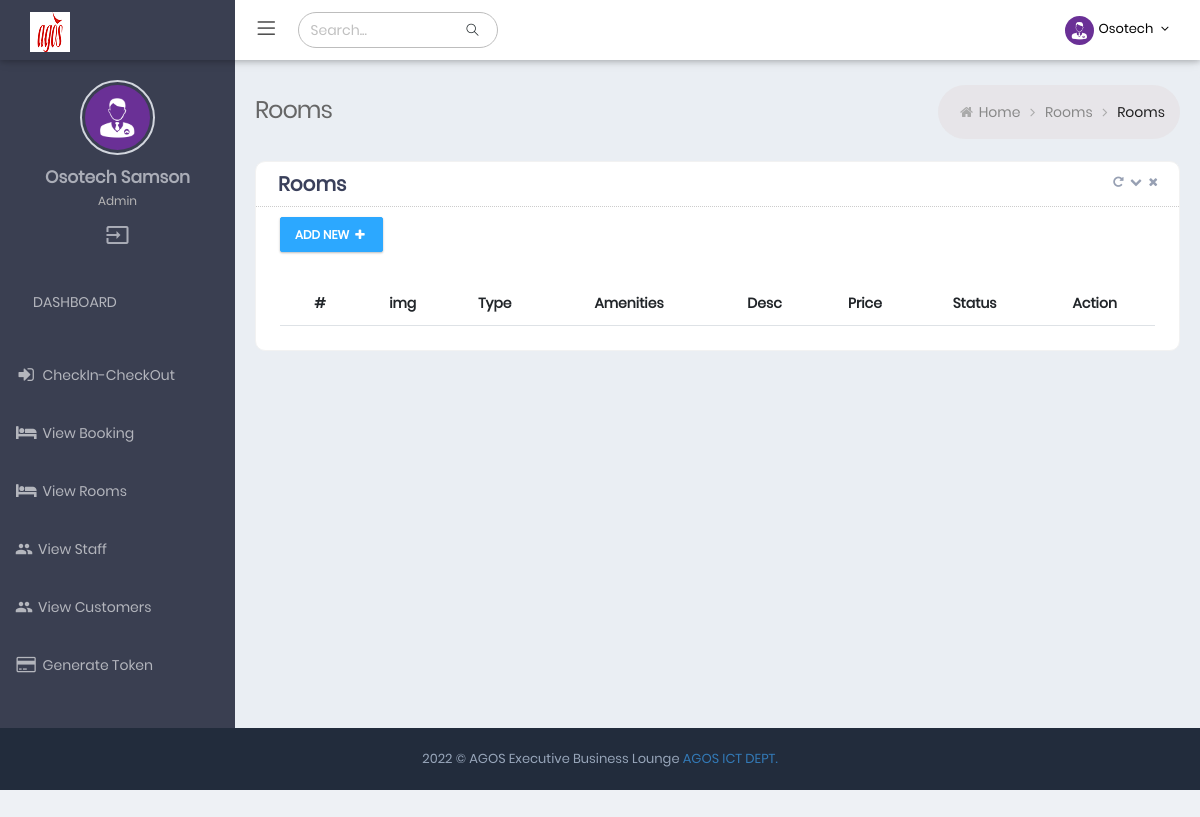
Page /rooms (signed in) on the committed database.
### tables this page shows
CREATE TABLE IF NOT EXISTS `admin_tbl` (
  `id` int(11) NOT NULL AUTO_INCREMENT,
  `username` varchar(50) DEFAULT NULL,
  `email` varchar(255) DEFAULT NULL,
  `password` varchar(255) DEFAULT NULL,
  `fullname` varchar(255) DEFAULT NULL,
  `role_type` varchar(50) NOT NULL DEFAULT 'Admin',
  `status` tinyint(1) NOT NULL DEFAULT 0 COMMENT '0= not active, 1=active',
  `verified` tinyint(1) NOT NULL DEFAULT 0 COMMENT '0=not verified, 1= verified',
  `is_online` tinyint(1) NOT NULL DEFAULT 0 COMMENT '0=offline, 1=online',
  `created_at` date NOT NULL,
  PRIMARY KEY (`id`)
);

### Helper/helper.php (called while the page is built, shortened)
<?php
$Database = new Database();
$dbh = $Database->osotech_connect();
$Alert = new Alert();
$Core = new Core($dbh, $Alert);
$Admin = new Admin($dbh, $Core, $Alert);
$Admin->isAdminLoggedIn();
$admin_data = $Admin->getAdminById($_SESSION['AGOS_ADMIN_UNIQUE_ID']);

### App/Controller/Admin.php (called while the page is built, shortened)
<?php
class Admin
{
  private PDO $dbh;
  private $table = "admin_tbl";
  public function __construct($dbh, $Core, $Alert)
  {
    $this->dbh = $dbh;
  }
  public function getAdminById($aid)
  {
    $sql = "SELECT * FROM `{$this->table}` WHERE id=? LIMIT 1";
    $this->stmt = $this->dbh->prepare($sql);
    $this->response = $this->stmt->execute([$aid]);
    if ($this->stmt->rowCount() == '1') {
      $this->response = $this->stmt->fetch();
      return $this->response;
      $this->dbh = null;
    }
  }
}

### rooms.php (the view, shortened to what this page needs)
<?php
require_once "Helper/helper.php";
?>
<!DOCTYPE html>
<html lang="en">
<head>
  <?php include_once("Inc/DatatableHeaderScript.php"); ?>
</head>
<body
  class="page-header-fixed sidemenu-closed-hidelogo page-content-white page-md header-white dark-sidebar-color logo-dark">
  <div class="page-wrapper">
    <?php include_once "Inc/Header.php" ?>
    <div class="page-container">
      <?php include_once "Inc/TopSidebar.php"; ?>
      <div class="page-content-wrapper">
        <div class="page-content">
          <div class="page-bar">
            <div class="page-title-breadcrumb">
              <div class=" pull-left">
                <div class="page-title">Rooms</div>
              </div>
              <ol class="breadcrumb page-breadcrumb pull-right">
                <li><i class="fa fa-home"></i>&nbsp;<a class="parent-item" href="./">Home</a>&nbsp;<i
                    class="fa fa-angle-right"></i>
                </li>
                <li><a class="parent-item" href="#">Rooms</a>&nbsp;<i class="fa fa-angle-right"></i>
                </li>
                <li class="active"> Rooms</li>
              </ol>
            </div>
          </div>
          <div class="row">
            <div class="col-md-12">
              <div class="card card-box">
                <div class="card-head">
                  <header> Rooms</header>
                  <div class="tools">
                    <a class="fa fa-repeat btn-color box-refresh" href="javascript:;"></a>
                    <a class="t-collapse btn-color fa fa-chevron-down" href="javascript:;"></a>
                    <a class="t-close btn-color fa fa-times" href="javascript:;"></a>
                  </div>
                </div>
                <div class="card-body ">
                  <div class="row p-b-20">
                    <div class="col-md-6 col-sm-6 col-6">
                      <div class="btn-group">
                        <a href="add-room" id="addRow" class="btn btn-info">
                          Add New <i class="fa fa-plus"></i>
                        </a>
                      </div>
                    </div>
                  </div>
                  <div class="table-scrollable">
                    <table class="table table-hover table-checkable order-column full-width" id="example4">
                      <thead>
                        <tr>
                          <th class="center"> # </th>
                          <th class="center"> img </th>
                          <th class="center"> Type </th>
                          <th class="center">Amenities </th>
                          <th class="center"> Desc </th>
                          <th class="center"> Price </th>
                          <th class="center"> Status </th>
                          <th class="center"> Action </th>
                        </tr>
                      </thead>
                    </table>
                  </div>
                </div>
              </div>
            </div>
          </div>
        </div>
      </div>
    </div>
    <?php include_once "Inc/Footer.php"; ?>
  </div>
</body>
</html>

### Inc/TopMenuBar.php (shortened to what this page needs)
<div class="top-menu">
  <ul class="nav navbar-nav pull-right">
    <li class="dropdown dropdown-user">
      <a href="javascript:;" class="dropdown-toggle" data-bs-toggle="dropdown" data-hover="dropdown"
        data-close-others="true">
        <img alt="" class="img-circle " src="assets/img/user-image.jpg" />
        <span class="username username-hide-on-mobile"> <?php echo ucfirst($admin_data->username); ?> </span>
        <i class="fa fa-angle-down"></i>
      </a>
    </li>
  </ul>
</div>

### Inc/TopSidebar.php (shortened to what this page needs)
<div class="sidebar-container">
  <div class="sidemenu-container navbar-collapse collapse fixed-menu">
    <div id="remove-scroll">
      <ul class="sidemenu page-header-fixed p-t-20" data-keep-expanded="false" data-auto-scroll="true"
        data-slide-speed="200">
        <li class="sidebar-user-panel">
          <div class="user-panel">
            <div class="row">
              <div class="sidebar-userpic">
                <img src="assets/img/user-image.jpg" class="img-responsive" alt="">
              </div>
            </div>
            <div class="profile-usertitle">
              <div class="sidebar-userpic-name"> <?php echo ucfirst($admin_data->fullname); ?> </div>
              <div class="profile-usertitle-job"> <?php echo ucfirst($admin_data->role_type); ?> </div>
            </div>
            <div class="sidebar-userpic-btn">
              <a class="tooltips" onclick="return confirm('Do you really want to Sign Out?');"
                href="logout?action=destroy_admin_session" data-placement="top" data-original-title="Logout">
                <i class="material-icons">input</i>
              </a>
            </div>
          </div>
        </li>
        <li class="menu-heading">
          <a href="./" class="nav-link ">
            <span class="text-center">DASHBOARD</span>
          </a>
        </li>
        <li class="nav-item">
          <a href="checkin" class="nav-link ">
            <i class="fa fa-sign-in"></i>
            <span class="title">CheckIn-CheckOut</span>
          </a>
        </li>
        <li class="nav-item">
          <a href="view-booking-list" class="nav-link ">
            <i class="fa fa-bed"></i>
            <span class="title">View Booking</span>
          </a>
        </li>
        <li class="nav-item">
          <a href="rooms" class="nav-link ">
            <i class="fa fa-bed"></i>
            <span class="title">View Rooms</span>
          </a>
        </li>
        <li class="nav-item">
          <a href="view-manager" class="nav-link ">
            <i class="material-icons">group</i>
            <span class="title">View Staff</span>
          </a>
        </li>
        <li class="nav-item">
          <a href="view-customer" class="nav-link ">
            <i class="material-icons">group</i>
            <span class="title">View Customers</span>
          </a>
        </li>
        <li class="nav-item">
          <a href="generate" class="nav-link ">
            <i class="fa fa-credit-card" aria-hidden="true"></i>
            <span class="title">Generate Token</span>
          </a>
        </li>
      </ul>
    </div>
  </div>
</div>

### assets/css/material_style.css (style rules this page uses)
.material-icons { font-family: "Material Icons"; font-weight: normal; font-style: normal; font-size: 24px; display: inline-block; line-height: 1; text-transform: none; letter-spacing: normal; word-wrap: normal; white-space: nowrap; direction: ltr; -webkit-font-smoothing: antialiased; text-rendering: optimizeLegibility; -moz-osx-font-smoothing: grayscale; font-feature-settings: "liga"; }
.full-width { width: 100% !important; }

### assets/css/responsive.css (style rules this page uses)
@media (min-width:768px) { .navbar-nav>li { float: left; } }
@media (min-width:992px) { .sidemenu-container { width: 235px; float: left; position: relative; margin-right: -100% } }
@media (min-width:992px) { .sidemenu-container.collapse { display: block; max-height: none !important } }
@media (min-width:992px) { .page-content-wrapper { float: left; width: 100% } }
@media (min-width:992px) { .page-content-wrapper .page-content { margin-left: 235px; margin-top: 0; min-height: 600px; padding: 25px 20px 10px } }

### assets/css/theme-color.css (style rules this page uses)
:root { --sidebar-color: #ffffff; --sidebar-font-color: #4680ff; --logo-color: #222c3c; --header-color: #6673FC; }
.dark-sidebar-color .sidemenu-container { background-color: #3a3f51; }
.dark-sidebar-color .sidemenu-container .sidemenu>li>a, .dark-sidebar-color .sidemenu-closed.sidemenu-container-fixed .sidemenu-container:hover .sidemenu>li>a { color: #b4b6bd; border-bottom:none; }
.dark-sidebar-color .user-panel { color: #ccc; }
.dark-sidebar-color .page-container { background-color : #3a3f51; }
.header-white .page-header.navbar .top-menu .navbar-nav>li.dropdown-language>.dropdown-toggle>.langname, .header-white .page-header.navbar .top-menu .navbar-nav>li.dropdown-user>.dropdown-toggle>.username, .header-white .page-header.navbar .top-menu .navbar-nav>li.dropdown-user>.dropdown-toggle>i { color: #000; }
.header-white .page-header.navbar .top-menu .navbar-nav>li.dropdown .dropdown-toggle>i { color: #000; }

### rows in the picture
admin_tbl: username "Osotech", fullname "Osotech Samson", role_type "Admin"
